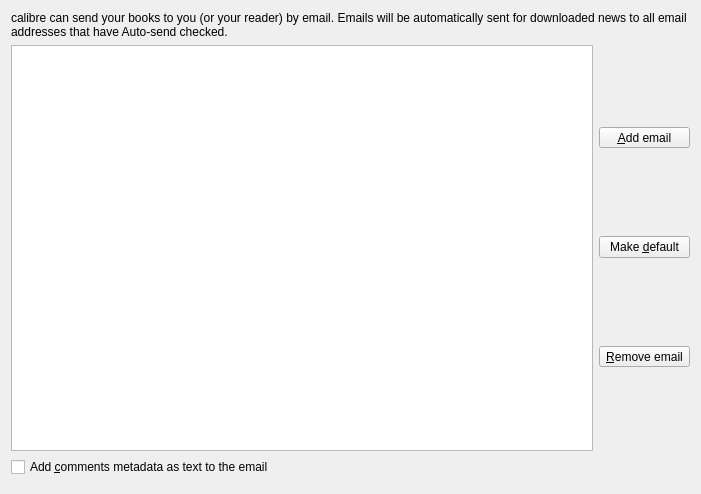
<?xml version="1.0" encoding="UTF-8"?>
<ui version="4.0">
 <class>Form</class>
 <widget class="QWidget" name="Form">
  <property name="geometry">
   <rect>
    <x>0</x>
    <y>0</y>
    <width>701</width>
    <height>494</height>
   </rect>
  </property>
  <property name="windowTitle">
   <string>Form</string>
  </property>
  <layout class="QVBoxLayout" name="verticalLayout">
   <item>
    <widget class="QLabel" name="label_22">
     <property name="text">
      <string>calibre can send your books to you (or your reader) by email. Emails will be automatically sent for downloaded news to all email addresses that have Auto-send checked.</string>
     </property>
     <property name="wordWrap">
      <bool>true</bool>
     </property>
    </widget>
   </item>
   <item>
    <layout class="QHBoxLayout" name="horizontalLayout_8">
     <item>
      <widget class="QTableView" name="email_view">
       <property name="selectionMode">
        <enum>QAbstractItemView::SingleSelection</enum>
       </property>
       <property name="selectionBehavior">
        <enum>QAbstractItemView::SelectRows</enum>
       </property>
      </widget>
     </item>
     <item>
      <layout class="QVBoxLayout" name="verticalLayout_8">
       <item>
        <widget class="QToolButton" name="email_add">
         <property name="sizePolicy">
          <sizepolicy hsizetype="Minimum" vsizetype="Fixed">
           <horstretch>0</horstretch>
           <verstretch>0</verstretch>
          </sizepolicy>
         </property>
         <property name="toolTip">
          <string>Add an email address to which to send books</string>
         </property>
         <property name="text">
          <string>&amp;Add email</string>
         </property>
         <property name="icon">
          <iconset resource="../../../../resources/images.qrc">
           <normaloff>:/images/plus.png</normaloff>:/images/plus.png</iconset>
         </property>
         <property name="iconSize">
          <size>
           <width>24</width>
           <height>24</height>
          </size>
         </property>
         <property name="toolButtonStyle">
          <enum>Qt::ToolButtonTextUnderIcon</enum>
         </property>
        </widget>
       </item>
       <item>
        <widget class="QPushButton" name="email_make_default">
         <property name="sizePolicy">
          <sizepolicy hsizetype="Minimum" vsizetype="Fixed">
           <horstretch>0</horstretch>
           <verstretch>0</verstretch>
          </sizepolicy>
         </property>
         <property name="text">
          <string>Make &amp;default</string>
         </property>
        </widget>
       </item>
       <item>
        <widget class="QToolButton" name="email_remove">
         <property name="sizePolicy">
          <sizepolicy hsizetype="Minimum" vsizetype="Fixed">
           <horstretch>0</horstretch>
           <verstretch>0</verstretch>
          </sizepolicy>
         </property>
         <property name="text">
          <string>&amp;Remove email</string>
         </property>
         <property name="icon">
          <iconset resource="../../../../resources/images.qrc">
           <normaloff>:/images/minus.png</normaloff>:/images/minus.png</iconset>
         </property>
         <property name="iconSize">
          <size>
           <width>24</width>
           <height>24</height>
          </size>
         </property>
         <property name="toolButtonStyle">
          <enum>Qt::ToolButtonTextUnderIcon</enum>
         </property>
        </widget>
       </item>
      </layout>
     </item>
    </layout>
   </item>
   <item>
    <widget class="QCheckBox" name="opt_add_comments_to_email">
     <property name="toolTip">
      <string>Add the comments from the book metadata to the email.
Useful to allow the recipient to see a summary of the
book before opening it.</string>
     </property>
     <property name="text">
      <string>Add &amp;comments metadata as text to the email</string>
     </property>
    </widget>
   </item>
   <item>
    <widget class="SendEmail" name="send_email_widget" native="true"/>
   </item>
  </layout>
 </widget>
 <customwidgets>
  <customwidget>
   <class>SendEmail</class>
   <extends>QWidget</extends>
   <header>calibre/gui2/wizard/send_email.h</header>
   <container>1</container>
  </customwidget>
 </customwidgets>
 <resources>
  <include location="../../../../resources/images.qrc"/>
 </resources>
 <connections/>
</ui>
